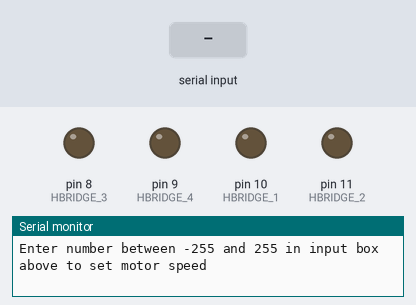
A sketch run on a simulated Arduino Uno, built with avr-gcc and run on an emulated ATmega328P. Shown: output pins drawn as LEDs (lit = HIGH), the last lines printed to the serial monitor. The test bench sets the inputs (shaded band).

Above: at 1.5 s.
1.6 s: "90,45\n" received over Serial
At 2.7 s:
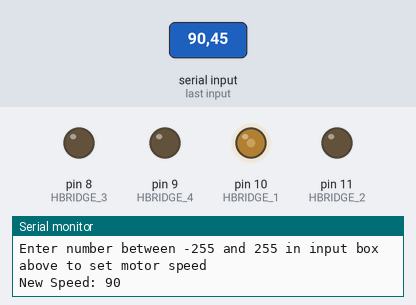
3.1 s: "30,150\n" received over Serial
At 3.9 s:
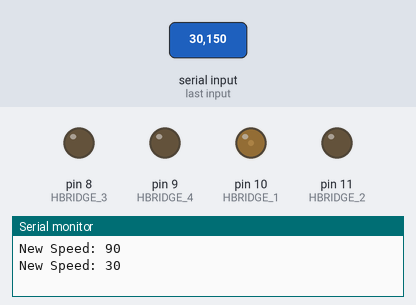
4.6 s: "200\n" received over Serial
At 5.0 s:
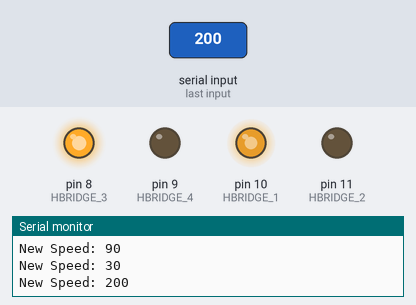
6.1 s: "90\n" received over Serial
At 7.3 s:
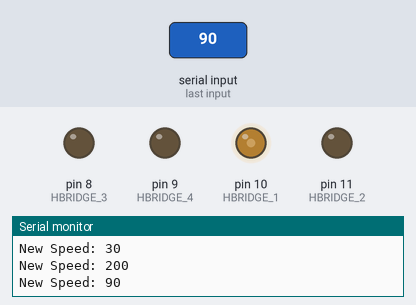
Timing chart, 0 to 8.6 s (numbered marks = the images above; inputs shaded):
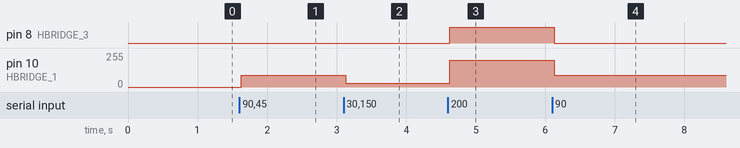

Measured:
- after the input at 1.6 s, pin 10 (HBRIDGE_1): 0/255 → 90/255 at once
- after the input at 3.1 s, pin 10 (HBRIDGE_1): 90/255 → 30/255 at once
- after the input at 4.6 s, pin 8 (HBRIDGE_3): LOW → HIGH at once; pin 10 (HBRIDGE_1): 30/255 → 200/255 at once
- after the input at 6.1 s, pin 8 (HBRIDGE_3): HIGH → LOW at once; pin 10 (HBRIDGE_1): 200/255 → 90/255 at once

The sketch:

SimpleDrive.ino
```cpp
int speedOutput = 64;

const int HBRIDGE_1 = 10;
const int HBRIDGE_2 = 11;
const int HBRIDGE_3 = 8;
const int HBRIDGE_4 = 9;

void setup() {
  speedOutput = 0;
  // put your setup code here, to run once:
  pinMode(HBRIDGE_1, OUTPUT);
  pinMode(HBRIDGE_2, OUTPUT);
  pinMode(HBRIDGE_3, OUTPUT);
  pinMode(HBRIDGE_4, OUTPUT);

  Serial.begin(9600);
  Serial.setTimeout(25);
  for(int i = 0; i < 5; i++)  Serial.println("CHANGE NEWLINE TO NO LINE ENDING IN DROP-DOWN MENU AT BOTTOM OF WINDOW");
  Serial.println("Enter number between -255 and 255 in input box above to set motor speed");
}

void loop() {
  if (Serial.available() > 0) {
    String str = Serial.readString();
    speedOutput = str.toInt();
    if (speedOutput > 255) speedOutput = 255;
    if (speedOutput < -255) speedOutput = -255;

    String msg = "New Speed: ";
    Serial.println(msg + speedOutput);

  }
  drive_loop(speedOutput, speedOutput);
}

void drive_loop(int leftOutput, int rightOutput){
  if (leftOutput >= 0) {
    // Left Wheel
    digitalWrite(HBRIDGE_2, LOW);
    analogWrite(HBRIDGE_1, leftOutput);
  }
  else {
    // Left Wheel
    digitalWrite(HBRIDGE_1, LOW);
    analogWrite(HBRIDGE_2, abs(leftOutput));
  }

  if (rightOutput >= 0) {
    // Right Wheel
    digitalWrite(HBRIDGE_4, LOW);
    analogWrite(HBRIDGE_3, rightOutput);
  }
  else {
    // Right Wheel
    digitalWrite(HBRIDGE_3, LOW);
    analogWrite(HBRIDGE_4, abs(rightOutput));
  }
}
```
